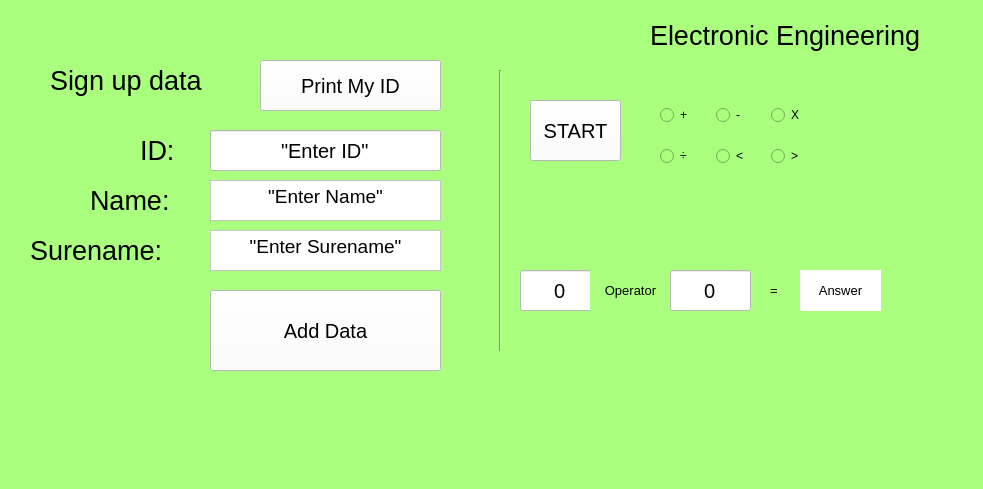
<?xml version="1.0" encoding="UTF-8"?>
<ui version="4.0">
 <class>MainWindow</class>
 <widget class="QMainWindow" name="MainWindow">
  <property name="geometry">
   <rect>
    <x>0</x>
    <y>0</y>
    <width>983</width>
    <height>489</height>
   </rect>
  </property>
  <property name="windowTitle">
   <string>MainWindow</string>
  </property>
  <property name="styleSheet">
   <string notr="true">background-color: rgb(170, 255, 127);</string>
  </property>
  <widget class="QWidget" name="centralwidget">
   <widget class="QLabel" name="label">
    <property name="geometry">
     <rect>
      <x>50</x>
      <y>60</y>
      <width>181</width>
      <height>41</height>
     </rect>
    </property>
    <property name="font">
     <font>
      <pointsize>20</pointsize>
     </font>
    </property>
    <property name="text">
     <string>Sign up data</string>
    </property>
   </widget>
   <widget class="QLabel" name="label_2">
    <property name="geometry">
     <rect>
      <x>140</x>
      <y>130</y>
      <width>141</width>
      <height>41</height>
     </rect>
    </property>
    <property name="font">
     <font>
      <pointsize>20</pointsize>
     </font>
    </property>
    <property name="text">
     <string>ID:</string>
    </property>
   </widget>
   <widget class="QLabel" name="label_3">
    <property name="geometry">
     <rect>
      <x>90</x>
      <y>180</y>
      <width>141</width>
      <height>41</height>
     </rect>
    </property>
    <property name="font">
     <font>
      <pointsize>20</pointsize>
     </font>
    </property>
    <property name="text">
     <string>Name:</string>
    </property>
   </widget>
   <widget class="QLabel" name="label_4">
    <property name="geometry">
     <rect>
      <x>30</x>
      <y>230</y>
      <width>161</width>
      <height>41</height>
     </rect>
    </property>
    <property name="font">
     <font>
      <pointsize>20</pointsize>
     </font>
    </property>
    <property name="text">
     <string>Surename:</string>
    </property>
   </widget>
   <widget class="QPushButton" name="PrintBT">
    <property name="geometry">
     <rect>
      <x>260</x>
      <y>60</y>
      <width>181</width>
      <height>51</height>
     </rect>
    </property>
    <property name="font">
     <font>
      <pointsize>15</pointsize>
     </font>
    </property>
    <property name="styleSheet">
     <string notr="true">background-color: rgb(255, 255, 255);</string>
    </property>
    <property name="text">
     <string>Print My ID</string>
    </property>
   </widget>
   <widget class="QLineEdit" name="EnterID">
    <property name="geometry">
     <rect>
      <x>210</x>
      <y>130</y>
      <width>231</width>
      <height>41</height>
     </rect>
    </property>
    <property name="font">
     <font>
      <pointsize>15</pointsize>
     </font>
    </property>
    <property name="styleSheet">
     <string notr="true">background-color: rgb(255, 255, 255);</string>
    </property>
    <property name="text">
     <string>&quot;Enter ID&quot;</string>
    </property>
    <property name="alignment">
     <set>Qt::AlignCenter</set>
    </property>
   </widget>
   <widget class="QTextEdit" name="EnterName">
    <property name="geometry">
     <rect>
      <x>210</x>
      <y>180</y>
      <width>231</width>
      <height>41</height>
     </rect>
    </property>
    <property name="font">
     <font>
      <pointsize>15</pointsize>
     </font>
    </property>
    <property name="styleSheet">
     <string notr="true">background-color: rgb(255, 255, 255);</string>
    </property>
    <property name="html">
     <string>&lt;!DOCTYPE HTML PUBLIC &quot;-//W3C//DTD HTML 4.0//EN&quot; &quot;http://www.w3.org/TR/REC-html40/strict.dtd&quot;&gt;
&lt;html&gt;&lt;head&gt;&lt;meta name=&quot;qrichtext&quot; content=&quot;1&quot; /&gt;&lt;style type=&quot;text/css&quot;&gt;
p, li { white-space: pre-wrap; }
&lt;/style&gt;&lt;/head&gt;&lt;body style=&quot; font-family:'MS Shell Dlg 2'; font-size:15pt; font-weight:400; font-style:normal;&quot;&gt;
&lt;p align=&quot;center&quot; style=&quot; margin-top:0px; margin-bottom:0px; margin-left:0px; margin-right:0px; -qt-block-indent:0; text-indent:0px;&quot;&gt;&lt;span style=&quot; font-size:14pt;&quot;&gt;&amp;quot;Enter Name&amp;quot;&lt;/span&gt;&lt;/p&gt;&lt;/body&gt;&lt;/html&gt;</string>
    </property>
   </widget>
   <widget class="QTextEdit" name="EnterSure">
    <property name="geometry">
     <rect>
      <x>210</x>
      <y>230</y>
      <width>231</width>
      <height>41</height>
     </rect>
    </property>
    <property name="font">
     <font>
      <pointsize>15</pointsize>
     </font>
    </property>
    <property name="styleSheet">
     <string notr="true">background-color: rgb(255, 255, 255);</string>
    </property>
    <property name="html">
     <string>&lt;!DOCTYPE HTML PUBLIC &quot;-//W3C//DTD HTML 4.0//EN&quot; &quot;http://www.w3.org/TR/REC-html40/strict.dtd&quot;&gt;
&lt;html&gt;&lt;head&gt;&lt;meta name=&quot;qrichtext&quot; content=&quot;1&quot; /&gt;&lt;style type=&quot;text/css&quot;&gt;
p, li { white-space: pre-wrap; }
&lt;/style&gt;&lt;/head&gt;&lt;body style=&quot; font-family:'MS Shell Dlg 2'; font-size:15pt; font-weight:400; font-style:normal;&quot;&gt;
&lt;p align=&quot;center&quot; style=&quot; margin-top:0px; margin-bottom:0px; margin-left:0px; margin-right:0px; -qt-block-indent:0; text-indent:0px;&quot;&gt;&lt;span style=&quot; font-size:14pt;&quot;&gt;&amp;quot;Enter Surename&amp;quot;&lt;/span&gt;&lt;/p&gt;&lt;/body&gt;&lt;/html&gt;</string>
    </property>
   </widget>
   <widget class="QPushButton" name="DataBT">
    <property name="geometry">
     <rect>
      <x>210</x>
      <y>290</y>
      <width>231</width>
      <height>81</height>
     </rect>
    </property>
    <property name="font">
     <font>
      <pointsize>15</pointsize>
     </font>
    </property>
    <property name="styleSheet">
     <string notr="true">background-color: rgb(255, 255, 255);</string>
    </property>
    <property name="text">
     <string>Add Data</string>
    </property>
   </widget>
   <widget class="QWidget" name="gridLayoutWidget">
    <property name="geometry">
     <rect>
      <x>660</x>
      <y>90</y>
      <width>161</width>
      <height>91</height>
     </rect>
    </property>
    <layout class="QGridLayout" name="gridLayout">
     <item row="0" column="1">
      <widget class="QRadioButton" name="Minus">
       <property name="text">
        <string>-</string>
       </property>
      </widget>
     </item>
     <item row="0" column="2">
      <widget class="QRadioButton" name="Multi">
       <property name="text">
        <string>X</string>
       </property>
      </widget>
     </item>
     <item row="0" column="0">
      <widget class="QRadioButton" name="Plus">
       <property name="text">
        <string>+</string>
       </property>
      </widget>
     </item>
     <item row="1" column="0">
      <widget class="QRadioButton" name="Divide">
       <property name="text">
        <string>÷</string>
       </property>
      </widget>
     </item>
     <item row="1" column="2">
      <widget class="QRadioButton" name="More">
       <property name="text">
        <string>&gt;</string>
       </property>
      </widget>
     </item>
     <item row="1" column="1">
      <widget class="QRadioButton" name="Less">
       <property name="text">
        <string>&lt;</string>
       </property>
      </widget>
     </item>
    </layout>
   </widget>
   <widget class="Line" name="Line">
    <property name="geometry">
     <rect>
      <x>490</x>
      <y>70</y>
      <width>20</width>
      <height>281</height>
     </rect>
    </property>
    <property name="orientation">
     <enum>Qt::Vertical</enum>
    </property>
   </widget>
   <widget class="QPushButton" name="STBT">
    <property name="geometry">
     <rect>
      <x>530</x>
      <y>100</y>
      <width>91</width>
      <height>61</height>
     </rect>
    </property>
    <property name="font">
     <font>
      <pointsize>15</pointsize>
     </font>
    </property>
    <property name="styleSheet">
     <string notr="true">background-color: rgb(255, 255, 255);</string>
    </property>
    <property name="text">
     <string>START</string>
    </property>
   </widget>
   <widget class="QLineEdit" name="Num1">
    <property name="geometry">
     <rect>
      <x>520</x>
      <y>270</y>
      <width>81</width>
      <height>41</height>
     </rect>
    </property>
    <property name="font">
     <font>
      <pointsize>15</pointsize>
     </font>
    </property>
    <property name="styleSheet">
     <string notr="true">background-color: rgb(255, 255, 255);</string>
    </property>
    <property name="text">
     <string>0</string>
    </property>
    <property name="alignment">
     <set>Qt::AlignCenter</set>
    </property>
   </widget>
   <widget class="QLabel" name="OPLABEL">
    <property name="geometry">
     <rect>
      <x>590</x>
      <y>270</y>
      <width>81</width>
      <height>41</height>
     </rect>
    </property>
    <property name="font">
     <font>
      <pointsize>10</pointsize>
     </font>
    </property>
    <property name="text">
     <string>Operator</string>
    </property>
    <property name="alignment">
     <set>Qt::AlignCenter</set>
    </property>
   </widget>
   <widget class="QLineEdit" name="Num2">
    <property name="geometry">
     <rect>
      <x>670</x>
      <y>270</y>
      <width>81</width>
      <height>41</height>
     </rect>
    </property>
    <property name="font">
     <font>
      <pointsize>15</pointsize>
     </font>
    </property>
    <property name="styleSheet">
     <string notr="true">background-color: rgb(255, 255, 255);</string>
    </property>
    <property name="text">
     <string>0</string>
    </property>
    <property name="alignment">
     <set>Qt::AlignCenter</set>
    </property>
   </widget>
   <widget class="QLabel" name="label_6">
    <property name="geometry">
     <rect>
      <x>770</x>
      <y>270</y>
      <width>81</width>
      <height>41</height>
     </rect>
    </property>
    <property name="font">
     <font>
      <pointsize>10</pointsize>
     </font>
    </property>
    <property name="text">
     <string>=</string>
    </property>
   </widget>
   <widget class="QLabel" name="ANS">
    <property name="geometry">
     <rect>
      <x>800</x>
      <y>270</y>
      <width>81</width>
      <height>41</height>
     </rect>
    </property>
    <property name="font">
     <font>
      <pointsize>10</pointsize>
     </font>
    </property>
    <property name="styleSheet">
     <string notr="true">background-color: rgb(255, 255, 255);</string>
    </property>
    <property name="text">
     <string>Answer</string>
    </property>
    <property name="alignment">
     <set>Qt::AlignCenter</set>
    </property>
   </widget>
   <widget class="QLabel" name="label_8">
    <property name="geometry">
     <rect>
      <x>650</x>
      <y>0</y>
      <width>321</width>
      <height>71</height>
     </rect>
    </property>
    <property name="font">
     <font>
      <pointsize>20</pointsize>
     </font>
    </property>
    <property name="text">
     <string>Electronic Engineering</string>
    </property>
   </widget>
  </widget>
  <widget class="QMenuBar" name="menubar">
   <property name="geometry">
    <rect>
     <x>0</x>
     <y>0</y>
     <width>983</width>
     <height>26</height>
    </rect>
   </property>
  </widget>
  <widget class="QStatusBar" name="statusbar"/>
 </widget>
 <resources/>
 <connections/>
</ui>
